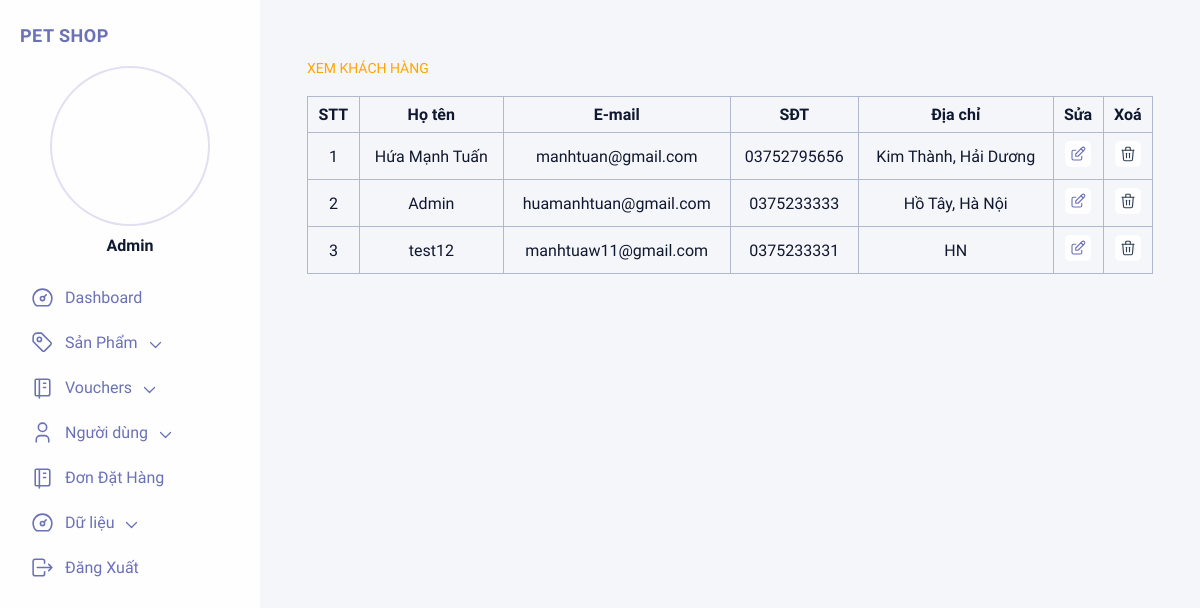
The app's page /PetShop/admin/view-customers.php (signed in) with its own data.
### tables this page shows
CREATE TABLE `user` (
  `id` int(11) NOT NULL,
  `username` varchar(255) NOT NULL,
  `password` varchar(255) NOT NULL,
  `email` varchar(200) NOT NULL,
  `sodienthoai` varchar(12) NOT NULL,
  `diachi` varchar(255) NOT NULL,
  `level` int(1) NOT NULL
);

### PetShop/admin/view-customers.php (the view, shortened to what this page needs)
<!DOCTYPE html>
<html lang="en">
<head>
    <link rel="stylesheet" href="css/main.css">
</head>
<body>
<?php
include '../config.php';
if (!empty($_SESSION['current_admin'])) {
        $products = mysqli_query($conn, "select * from user ");
}
    ?>
  <?php
          include('./menu.php');
          ?>
                <div class="right">
                    <div class="right__content">
                        <p class="right__desc">Xem Khách Hàng</p>
                        <div class="right__table">
                            <div class="right__tableWrapper">
                                <table>
                                    <thead>
                                        <tr>
                                            <th>STT</th>
                                            <th>Họ tên</th>
                                            <th>E-mail</th>
                                            <th>SĐT</th>
                                             <th>Địa chỉ</th>
                                            <th>Sửa</th>
                                            <th>Xoá</th>
                                        </tr>
                                    </thead>
                <?php
                $stt = 0;
                while ($row = mysqli_fetch_array($products)) {
                    $stt ++;
                ?>
                     <tbody>
                        <tr>
                            <td><?= $stt ?></td>
                            <td><?= $row['username'] ?></td>
                            <td><?= $row['email'] ?></td>
                            <td><?= $row['sodienthoai'] ?></td>
                            <td><?= $row['diachi'] ?></td>
                            <td data-label="Sửa" class="right__iconTable"><a href="./cap-nhat-nguoi-dung.php?id=<?= $row['id'] ?>"><img src="assets/icon-edit.svg" alt=""></a></td>
                            <td data-label="Xoá" class="right__iconTable"><a href="./xoa-nguoi-dung.php?id=<?= $row['id'] ?>"><img src="assets/icon-trash-black.svg" alt=""></a></td>
                        </tr>
                 <?php } ?>
                                </table>
                            </div>
                        </div>
                    </div>
                </div>
            </div>
        </div>
    </div>
</body>
</html>

### PetShop/admin/css/main.css (style rules this page uses)
* { margin: 0; padding: 0; list-style: none; border: 0; -webkit-tap-highlight-color: transparent; text-decoration: none; color: inherit; box-sizing: border-box; }
body { font-family: "Muli", sans-serif; background-color: #E2DFF2; }
.right { width: 100%; height: 100%; overflow-y: scroll; }
.right__content { padding: 60px 5%; }
.right__desc { margin-bottom: 20px; text-transform: uppercase; font-size: 14px; color: orange; }
.right table { border-collapse: collapse; width: 100%; margin-bottom: 10px; }
.right table td, .right table th { border: 1px solid #b2b9ce; text-align: left; padding: 8px; color: #10182F; }
.right table th { text-align: center; }
.right table td { text-align: center; }
.right table td img { width: 60px; border-radius: 2px; }
.right__iconTable { text-align: center !important; }
.right__iconTable img { width: 26px !important; height: 26px; padding: 4px; transition: all 0.2s ease; background-color: #fefefe; border-radius: 5px !important; }
* { box-sizing: border-box; }

### records on screen
user: username "Hứa Mạnh Tuấn", email "manhtuan@gmail.com", sodienthoai "03752795656", diachi "Kim Thành, Hải Dương"
user: username "Admin", email "huamanhtuan@gmail.com", sodienthoai "0375233333", diachi "Hồ Tây, Hà Nội"
user: username "test12", email "manhtuaw11@gmail.com", sodienthoai "0375233331", diachi "HN"
